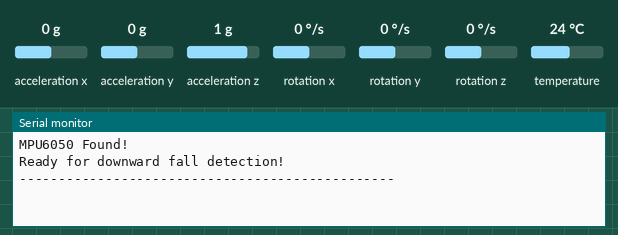
This sketch was run on a simulated Arduino Uno, built with avr-gcc and run on an emulated ATmega328P. Shown: the last lines printed to the serial monitor. The inputs (shaded band) are chosen by the test bench; at power-on: acceleration z 1 g, acceleration x 0 g, acceleration y 0 g, rotation x 0 °/s, rotation y 0 °/s, rotation z 0 °/s, temperature 24 °C.

Above: at 1.7 s.
1.8 s: acceleration z set to -1.4 g
At 2.7 s:
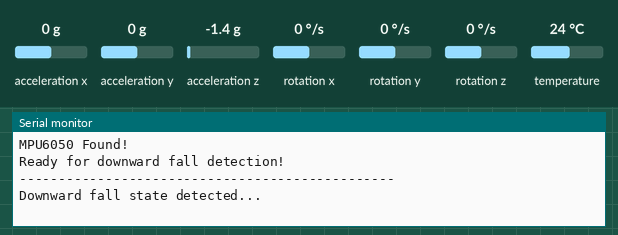
At 5.5 s:
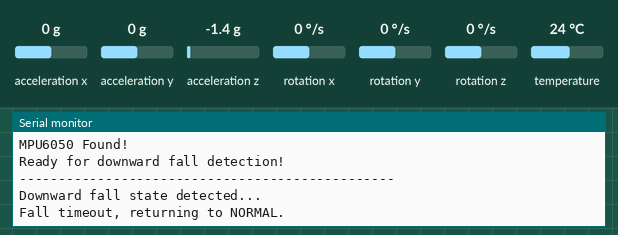

Measured:
- after the input at 1.8 s, the serial monitor: prints a new line at once (image 1)

The sketch:

Fall_detect2.ino
```cpp
#include <Wire.h>
#include <Adafruit_MPU6050.h>
#include <Adafruit_Sensor.h>
#include <math.h>

Adafruit_MPU6050 mpu;

// Thresholds
const float FALL_THRESHOLD_G      = 0.8;
const float IMPACT_THRESHOLD_G    = 3.0;
const float STILLNESS_THRESHOLD_G = 0.5;
const unsigned long STILLNESS_TIME_MS = 2000;
const unsigned long FALL_TIMEOUT_MS   = 3000;
const unsigned long IMPACT_TIMEOUT_MS = 3000;

enum FallState {
  NORMAL,
  FALL_DETECTED,
  IMPACT_DETECTED
};

FallState currentState = NORMAL;
unsigned long stateStartTime = 0;
unsigned long stillnessStartTime = 0;

// Store last Z acceleration to detect direction
float lastAz_g = 1.0;

float getAccelerationMagnitude(float ax_g, float ay_g, float az_g) {
  return sqrt(ax_g * ax_g + ay_g * ay_g + az_g * az_g);
}

void printStatus(const char* message) {
  Serial.println(message);
}

void setup() {
  Serial.begin(115200);
  while (!Serial);

  if (!mpu.begin()) {
    Serial.println("Failed to find MPU6050 chip");
    while (1) delay(10);
  }

  Serial.println("MPU6050 Found!");

  mpu.setAccelerometerRange(MPU6050_RANGE_8_G);
  mpu.setGyroRange(MPU6050_RANGE_500_DEG);
  mpu.setFilterBandwidth(MPU6050_BAND_21_HZ);

  delay(500);

  // Take initial reading
  sensors_event_t a, g, temp;
  mpu.getEvent(&a, &g, &temp);
  lastAz_g = a.acceleration.z / 9.80665;

  Serial.println("\nReady for downward fall detection!");
  Serial.println("------------------------------------------------");
}

void loop() {
  sensors_event_t a, g, temp;
  mpu.getEvent(&a, &g, &temp);

  float ax_g = a.acceleration.x / 9.80665;
  float ay_g = a.acceleration.y / 9.80665;
  float az_g = a.acceleration.z / 9.80665;

  float totalAcceleration = getAccelerationMagnitude(ax_g, ay_g, az_g);

  switch (currentState) {
    case NORMAL:
      // Detect downward free fall only if Z is decreasing (falling)
      if (az_g < FALL_THRESHOLD_G && (az_g < lastAz_g)) {
        currentState = FALL_DETECTED;
        stateStartTime = millis();
        printStatus("Downward fall state detected...");
      }
      break;

    case FALL_DETECTED:
      if (totalAcceleration > IMPACT_THRESHOLD_G) {
        currentState = IMPACT_DETECTED;
        stateStartTime = millis();
        stillnessStartTime = millis();
        printStatus("Impact detected! Checking for stillness...");
      }
      else if (millis() - stateStartTime > FALL_TIMEOUT_MS) {
        printStatus("Fall timeout, returning to NORMAL.");
        currentState = NORMAL;
      }
      break;

    case IMPACT_DETECTED:
      if (fabs(totalAcceleration - 1.0) < STILLNESS_THRESHOLD_G) {
        if (millis() - stillnessStartTime >= STILLNESS_TIME_MS) {
          printStatus("--- FALL CONFIRMED! ---");
          currentState = NORMAL;
        }
      } else {
        stillnessStartTime = millis();
      }

      if (millis() - stateStartTime > IMPACT_TIMEOUT_MS) {
        printStatus("Impact timeout, returning to NORMAL.");
        currentState = NORMAL;
      }
      break;
  }

  // Store last Z-axis reading to detect if acceleration is increasing or decreasing
  lastAz_g = az_g;

  delay(20);
}
```
